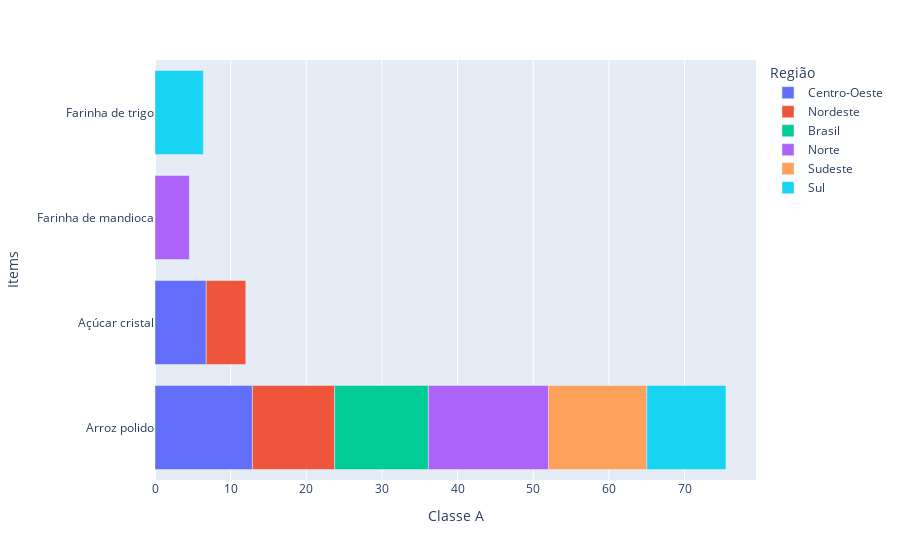

The code cell stored with this chart in its notebook:
### Markdown cell above
#### Dentre os alimentos da cesta básica, qual o mais consumido por região?

### Code cell
#Aqui nós iremos ordenar nosso dataframe, para as maiores populações ficarem no topo
consumo = consumo.sort_values(by='Total',ascending=False)

fig = px.bar(consumo.head(10), y="Items",x='Classe A', color="Região" ,orientation='h'
            ,color_continuous_scale=px.colors.sequential.Blues)
fig.show()

### Figure 1 — Plotly figure (JSON) as saved in the notebook; plotly's stock layout.template omitted (floating-point values rounded to 4 significant figures)
{"data": [{"alignmentgroup": "True", "hovertemplate": "Região=Centro-Oeste<br>Classe A=%{x}<br>Items=%{y}<extra></extra>", "legendgroup": "Centro-Oeste", "marker": {"color": "#636efa", "pattern": {"shape": ""}}, "name": "Centro-Oeste", "offsetgroup": "Centro-Oeste", "orientation": "h", "showlegend": true, "textposition": "auto", "type": "bar", "x": [12.88, 6.77], "xaxis": "x", "y": [" Arroz polido", "Açúcar cristal"], "yaxis": "y"}, {"alignmentgroup": "True", "hovertemplate": "Região=Nordeste<br>Classe A=%{x}<br>Items=%{y}<extra></extra>", "legendgroup": "Nordeste", "marker": {"color": "#EF553B", "pattern": {"shape": ""}}, "name": "Nordeste", "offsetgroup": "Nordeste", "orientation": "h", "showlegend": true, "textposition": "auto", "type": "bar", "x": [10.86, 5.23], "xaxis": "x", "y": [" Arroz polido", "Açúcar cristal"], "yaxis": "y"}, {"alignmentgroup": "True", "hovertemplate": "Região=Brasil<br>Classe A=%{x}<br>Items=%{y}<extra></extra>", "legendgroup": "Brasil", "marker": {"color": "#00cc96", "pattern": {"shape": ""}}, "name": "Brasil", "offsetgroup": "Brasil", "orientation": "h", "showlegend": true, "textposition": "auto", "type": "bar", "x": [12.4], "xaxis": "x", "y": [" Arroz polido"], "yaxis": "y"}, {"alignmentgroup": "True", "hovertemplate": "Região=Norte<br>Classe A=%{x}<br>Items=%{y}<extra></extra>", "legendgroup": "Norte", "marker": {"color": "#ab63fa", "pattern": {"shape": ""}}, "name": "Norte", "offsetgroup": "Norte", "orientation": "h", "showlegend": true, "textposition": "auto", "type": "bar", "x": [15.87, 4.54], "xaxis": "x", "y": [" Arroz polido", "Farinha de mandioca"], "yaxis": "y"}, {"alignmentgroup": "True", "hovertemplate": "Região=Sudeste<br>Classe A=%{x}<br>Items=%{y}<extra></extra>", "legendgroup": "Sudeste", "marker": {"color": "#FFA15A", "pattern": {"shape": ""}}, "name": "Sudeste", "offsetgroup": "Sudeste", "orientation": "h", "showlegend": true, "textposition": "auto", "type": "bar", "x": [13], "xaxis": "x", "y": [" Arroz polido"], "yaxis": "y"}, {"alignmentgroup": "True", "hovertemplate": "Região=Sul<br>Classe A=%{x}<br>Items=%{y}<extra></extra>", "legendgroup": "Sul", "marker": {"color": "#19d3f3", "pattern": {"shape": ""}}, "name": "Sul", "offsetgroup": "Sul", "orientation": "h", "showlegend": true, "textposition": "auto", "type": "bar", "x": [10.46, 6.39], "xaxis": "x", "y": [" Arroz polido", "Farinha de trigo"], "yaxis": "y"}], "layout": {"barmode": "relative", "legend": {"title": {"text": "Região"}, "tracegroupgap": 0}, "margin": {"t": 60}, "xaxis": {"anchor": "y", "domain": [0, 1], "title": {"text": "Classe A"}}, "yaxis": {"anchor": "x", "domain": [0, 1], "title": {"text": "Items"}}}}
